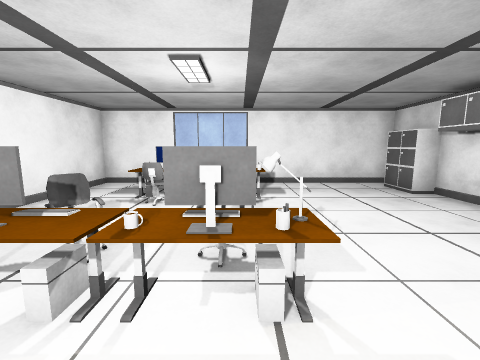
View 1 (above)

20 first-person views from a walk through a scene from a Unity 3-D project. The camera is 1.5 m above the floor, tilts 8° down and sees 90° across. The floor is counted in squares, 1 m on a side. Each view is taken from the middle of a square. On the plan, view 1 faces up. The plan holds only what a view shows up to about 13 squares ahead; the rest is blank.

View 2
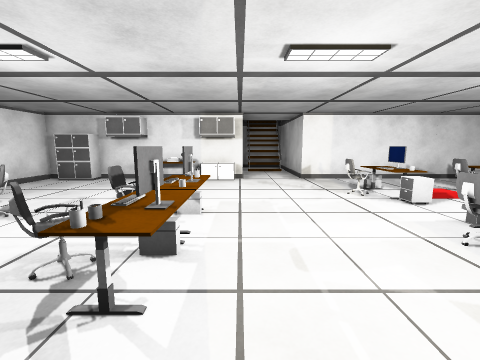

View 3
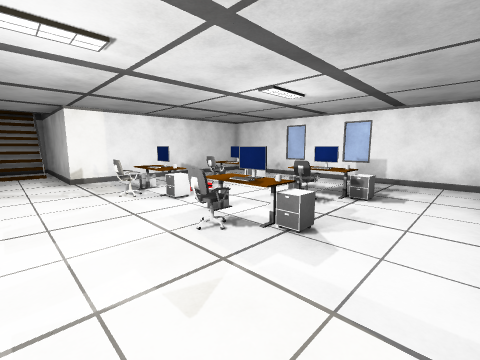

View 4
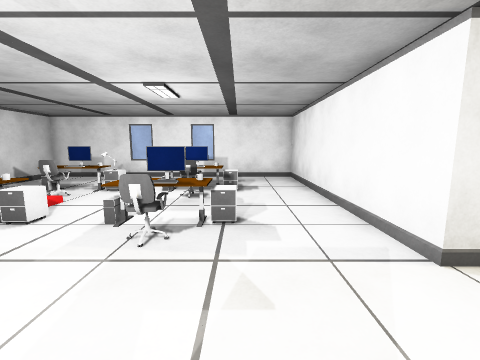

View 5
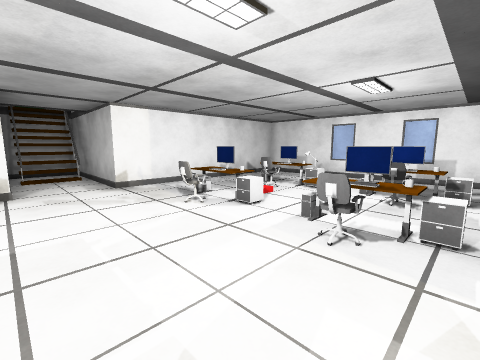

View 6
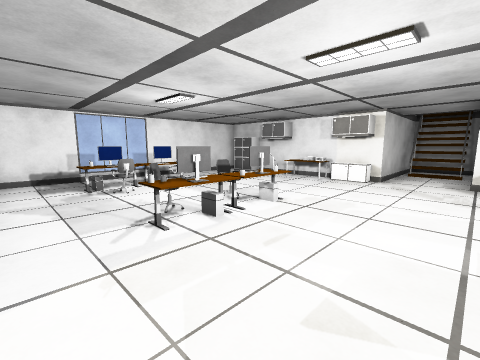

View 7
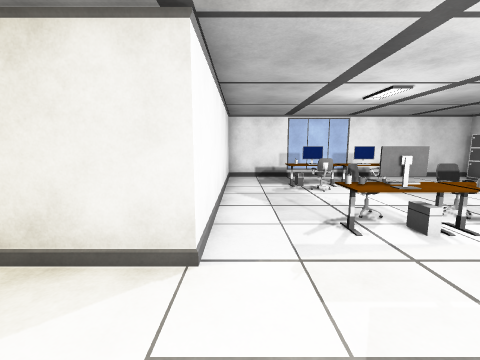

View 8
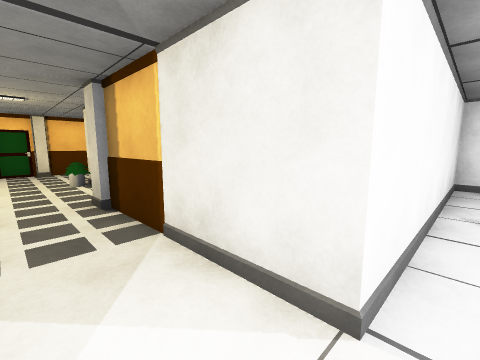

View 9
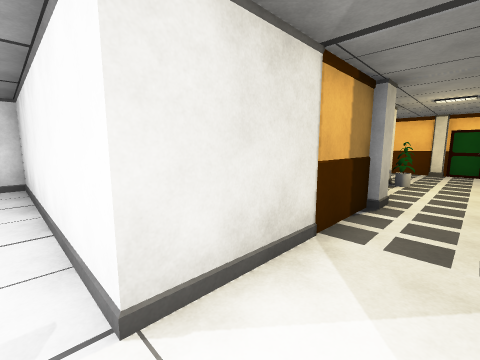

View 10
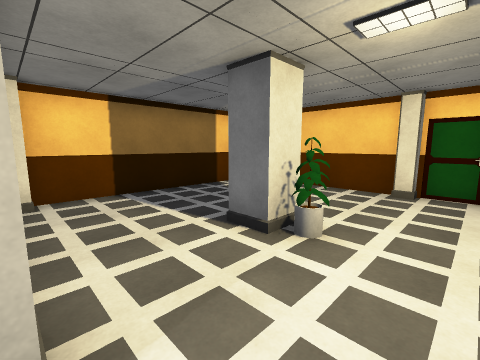

View 11
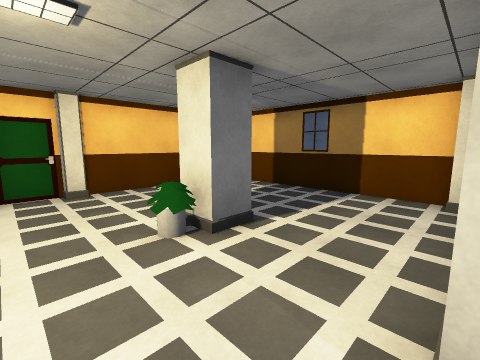

View 12
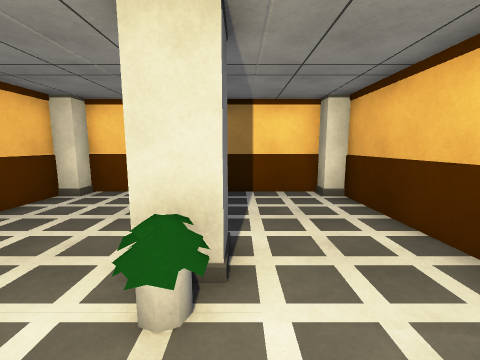

View 13
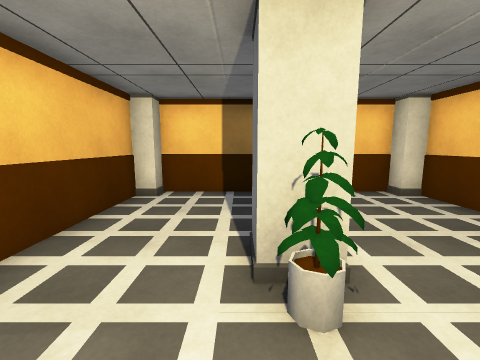

View 14
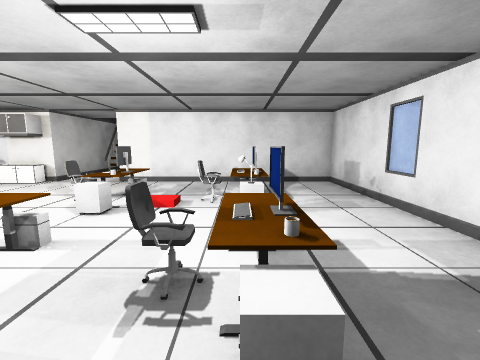

View 15
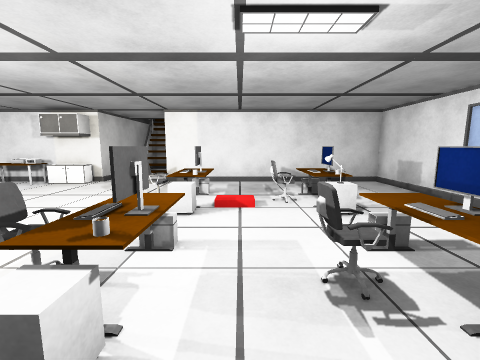

View 16
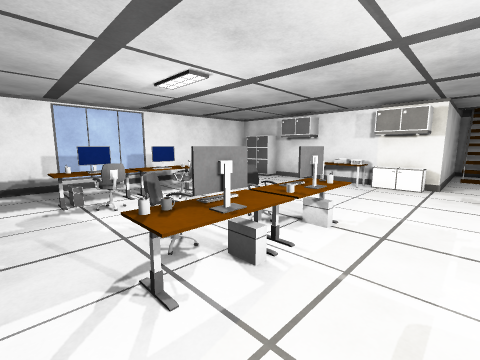

View 17
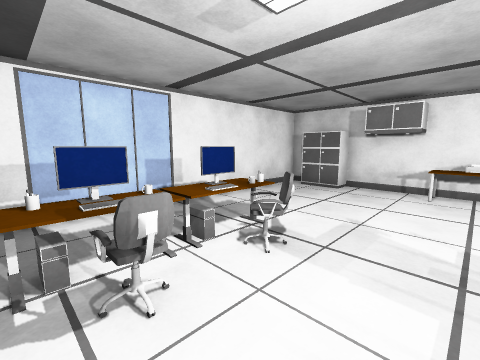

View 18
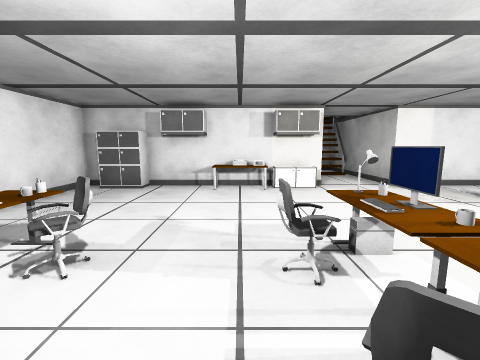

View 19
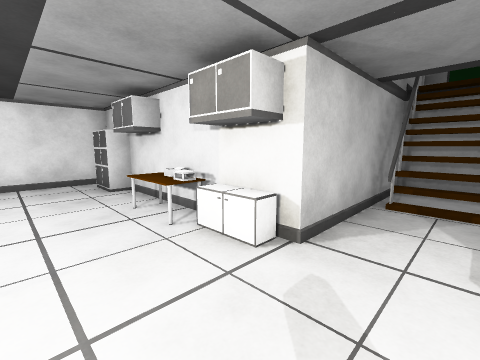

View 20
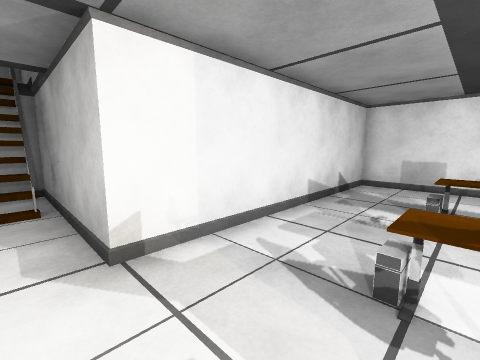

### Floor plan
Ten units are one square. View 1 is at (0, 0); x grows to the right and y downward. Boxes are objects, and circles mark ways between rooms. Rooms are numbered by the first view taken in them; rooms with no view inside come last. Other rooms are left out.
<svg viewBox="-211 -104 368 218">
<path fill="none" stroke="#000" d="M62 -44 62 -75M-56 19 -56 109 62 109 62 19 152 19M114 -4 93 -4M62 -99 -56 -99 -56 -9M146 -9 62 -9 62 -16M152 19 152 -9M-118 -20 -118 -62M-114 19 -56 19M-124 -69 -195 -69M-206 -63 -206 72M-118 73 -118 30M-200 79 -124 79M-56 -9 -114 -9"/>
<rect x="-45" y="-25" width="10" height="10" fill="#bbb"><title>other object</title></rect>
<rect x="-35" y="65" width="10" height="10" fill="#bbb"><title>cabinet</title></rect>
<rect x="-35" y="35" width="10" height="10" fill="#bbb"><title>cabinet</title></rect>
<rect x="-35" y="-25" width="10" height="10" fill="#bbb"><title>mug</title></rect>
<rect x="-35" y="-35" width="10" height="10" fill="#bbb"><title>chair</title></rect>
<rect x="-35" y="-75" width="10" height="10" fill="#bbb"><title>other object</title></rect>
<rect x="-35" y="-85" width="10" height="10" fill="#bbb"><title>other object</title></rect>
<rect x="-25" y="75" width="20" height="10" fill="#bbb"><title>other object</title></rect>
<rect x="-25" y="65" width="10" height="10" fill="#bbb"><title>mug</title></rect>
<rect x="-25" y="55" width="20" height="10" fill="#bbb"><title>chair</title></rect>
<rect x="-25" y="35" width="10" height="10" fill="#bbb"><title>mug</title></rect>
<rect x="-25" y="15" width="20" height="20" fill="#bbb"><title>chair</title></rect>
<rect x="-25" y="-25" width="10" height="10" fill="#bbb"><title>monitor</title></rect>
<rect x="-25" y="-35" width="10" height="10" fill="#bbb"><title>keyboard</title></rect>
<rect x="-25" y="-65" width="10" height="10" fill="#bbb"><title>chair</title></rect>
<rect x="-25" y="-75" width="10" height="10" fill="#bbb"><title>keyboard</title></rect>
<rect x="-25" y="-85" width="10" height="10" fill="#bbb"><title>monitor</title></rect>
<rect x="-15" y="65" width="10" height="10" fill="#bbb"><title>keyboard</title></rect>
<rect x="-15" y="35" width="10" height="10" fill="#bbb"><title>monitor</title></rect>
<rect x="-15" y="-25" width="10" height="10" fill="#bbb"><title>mug</title></rect>
<rect x="-15" y="-75" width="10" height="10" fill="#bbb"><title>other object</title></rect>
<rect x="-15" y="-85" width="10" height="10" fill="#bbb"><title>other object</title></rect>
<rect x="-5" y="-25" width="10" height="10" fill="#bbb"><title>monitor</title></rect>
<rect x="-5" y="-35" width="10" height="10" fill="#bbb"><title>chair</title></rect>
<rect x="-5" y="-65" width="10" height="10" fill="#bbb"><title>chair</title></rect>
<rect x="-5" y="-75" width="10" height="10" fill="#bbb"><title>other object</title></rect>
<rect x="-5" y="-85" width="10" height="10" fill="#bbb"><title>monitor</title></rect>
<rect x="5" y="65" width="10" height="10" fill="#bbb"><title>cabinet</title></rect>
<rect x="5" y="35" width="10" height="10" fill="#bbb"><title>cabinet</title></rect>
<rect x="5" y="-25" width="10" height="10" fill="#bbb"><title>other object</title></rect>
<rect x="5" y="-75" width="10" height="10" fill="#bbb"><title>other object</title></rect>
<rect x="15" y="75" width="20" height="10" fill="#bbb"><title>other object</title></rect>
<rect x="15" y="65" width="10" height="10" fill="#bbb"><title>other object</title></rect>
<rect x="15" y="55" width="20" height="10" fill="#bbb"><title>chair</title></rect>
<rect x="15" y="35" width="10" height="10" fill="#bbb"><title>other object</title></rect>
<rect x="15" y="15" width="20" height="20" fill="#bbb"><title>chair</title></rect>
<rect x="25" y="65" width="10" height="10" fill="#bbb"><title>other object</title></rect>
<rect x="25" y="35" width="10" height="10" fill="#bbb"><title>monitor</title></rect>
<rect x="45" y="-55" width="10" height="30" fill="#bbb"><title>other object</title></rect>
<rect x="55" y="-25" width="10" height="10" fill="#bbb"><title>cabinet</title></rect>
<rect x="55" y="-35" width="10" height="10" fill="#bbb"><title>other object</title></rect>
<rect x="55" y="-45" width="10" height="10" fill="#bbb"><title>other object</title></rect>
<rect x="55" y="-85" width="10" height="10" fill="#bbb"><title>cabinet</title></rect>
<rect x="-205" y="65" width="10" height="10" fill="#bbb"><title>pillar</title></rect>
<rect x="-205" y="15" width="10" height="10" fill="#bbb"><title>pillar</title></rect>
<rect x="-205" y="-5" width="10" height="10" fill="#bbb"><title>pillar</title></rect>
<rect x="-205" y="-75" width="10" height="20" fill="#bbb"><title>pillar</title></rect>
<rect x="-165" y="25" width="20" height="10" fill="#bbb"><title>pillar</title></rect>
<rect x="-165" y="15" width="20" height="10" fill="#bbb"><title>other object</title></rect>
<rect x="-165" y="-25" width="20" height="20" fill="#bbb"><title>pillar</title></rect>
<rect x="-125" y="15" width="10" height="10" fill="#bbb"><title>pillar</title></rect>
<rect x="-125" y="-15" width="10" height="10" fill="#bbb"><title>pillar</title></rect>
<circle cx="-50" cy="5" r="3" fill="#2a7"/>
<text x="10" y="0">1</text>
<text x="-160" y="0">2</text>
</svg>
Room 1 opens to room 2.

Where each view was taken, in squares from view 1:
view 1: 0 up, 0 right, facing up
view 2: 1 up, 5 left, facing right
view 3: 0 up, 5 left, facing down-right
view 4: 1 up, 3 left, facing down
view 5: 1 up, 3 left, facing down-right
view 6: 2 down, 5 left, facing up-right
view 7: 2 down, 5 left, facing up
view 8: 1 down, 5 left, facing up-left
view 9: 0 up, 5 left, facing down-left
view 10: 0 up, 12 left, facing down-left
view 11: 1 down, 12 left, facing up-left
view 12: 1 down, 15 left, facing up
view 13: 0 up, 15 left, facing down
view 14: 7 down, 4 left, facing right
view 15: 5 down, 4 left, facing right
view 16: 0 up, 4 left, facing up-right
view 17: 4 up, 3 left, facing up-right
view 18: 4 up, 3 left, facing right
view 19: 1 down, 3 right, facing up-right
view 20: 1 down, 3 right, facing down-right
